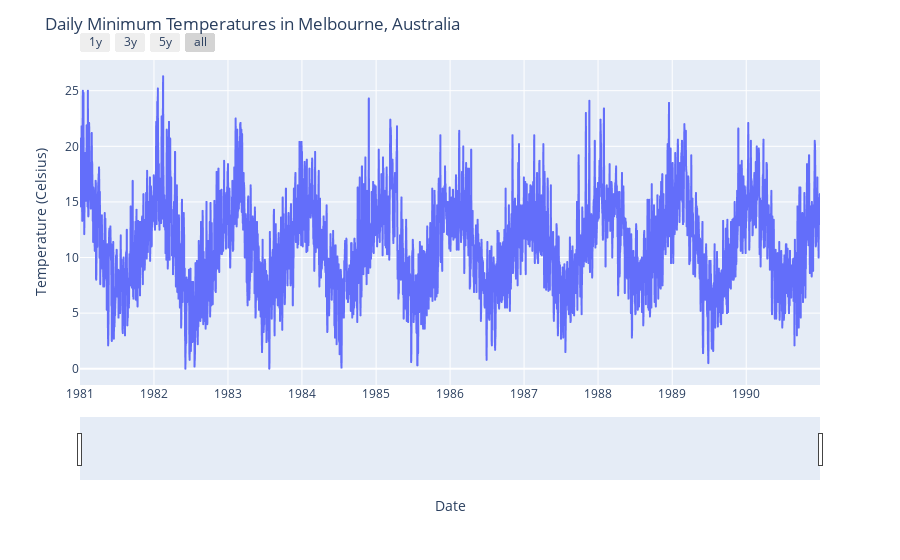

The notebook cell this image was saved under:
### Code cell
# Plot using plotly
fig = px.line(df_temp, x='Date', y='Temp')
# indicate seasonality
fig.update_xaxes(
    rangeslider_visible=True,
    rangeselector=dict(
        buttons=list([
            dict(count=1, label='1y', step='year', stepmode='backward'),
            dict(count=2, label='3y', step='year', stepmode='backward'),
            dict(count=3, label='5y', step='year', stepmode='backward'),
            dict(step='all')
        ])
    )
)
# label the axes
fig.update_layout(
    title="Daily Minimum Temperatures in Melbourne, Australia",
    xaxis_title="Date",
    yaxis_title="Temperature (Celsius)"
)
fig.show()

### Figure 1 — Plotly figure (JSON) as saved in the notebook; plotly's stock layout.template omitted (floating-point values rounded to 4 significant figures; data arrays with more than 128 entries replaced by an {"elided": "..."} marker saying what was removed)
{"data": [{"hovertemplate": "Date=%{x}<br>Temp=%{y}<extra></extra>", "legendgroup": "", "line": {"color": "#636efa", "dash": "solid"}, "marker": {"symbol": "circle"}, "mode": "lines", "name": "", "showlegend": false, "type": "scattergl", "x": {"elided": "3650 str values"}, "xaxis": "x", "y": {"elided": "3650 float values"}, "yaxis": "y"}], "layout": {"legend": {"tracegroupgap": 0}, "margin": {"t": 60}, "title": {"text": "Daily Minimum Temperatures in Melbourne, Australia"}, "xaxis": {"anchor": "y", "domain": [0, 1], "rangeselector": {"buttons": [{"count": 1, "label": "1y", "step": "year", "stepmode": "backward"}, {"count": 2, "label": "3y", "step": "year", "stepmode": "backward"}, {"count": 3, "label": "5y", "step": "year", "stepmode": "backward"}, {"step": "all"}]}, "rangeslider": {"visible": true}, "title": {"text": "Date"}}, "yaxis": {"anchor": "x", "domain": [0, 1], "title": {"text": "Temperature (Celsius)"}}}}
